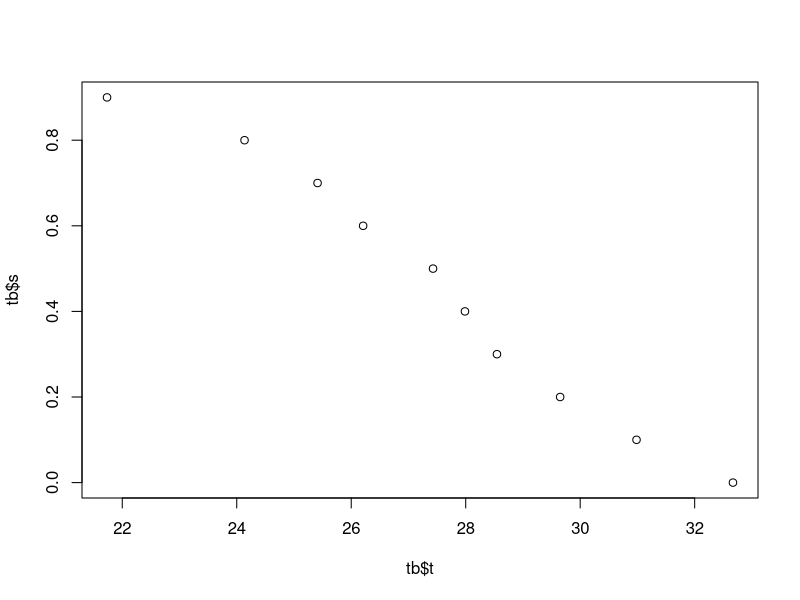
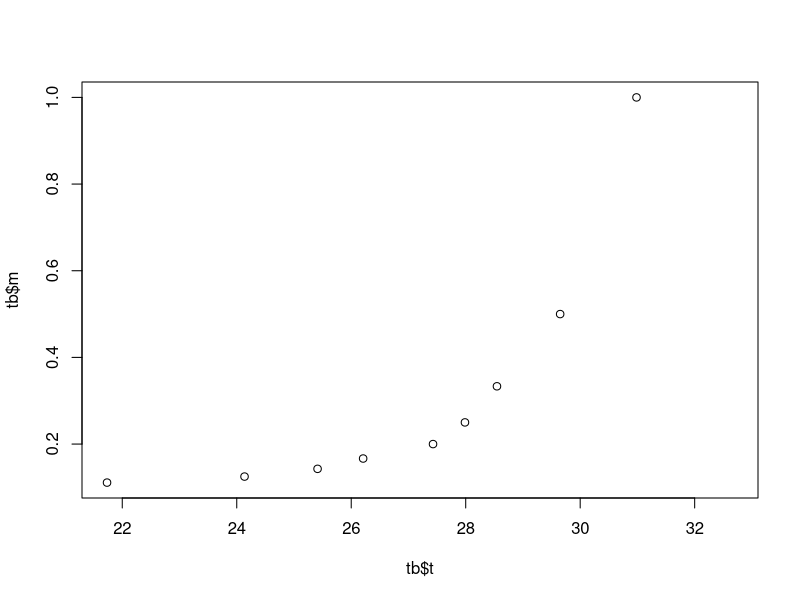
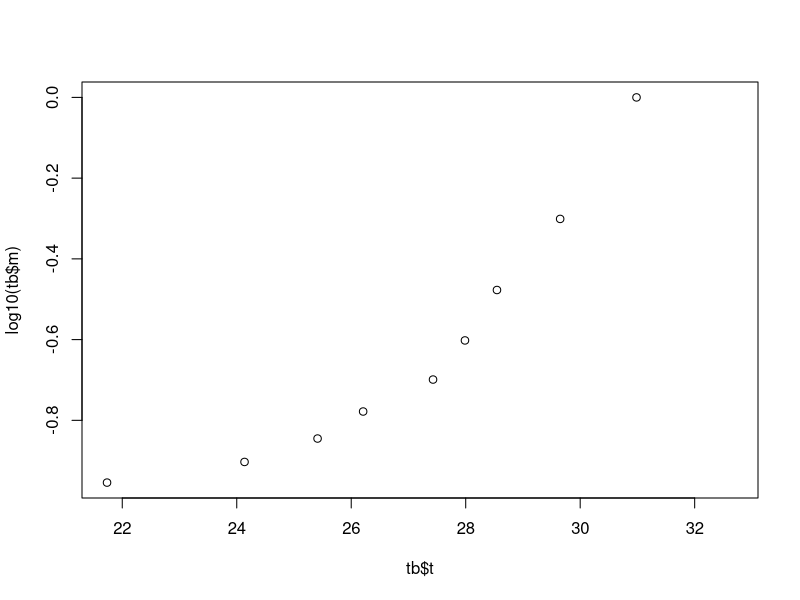
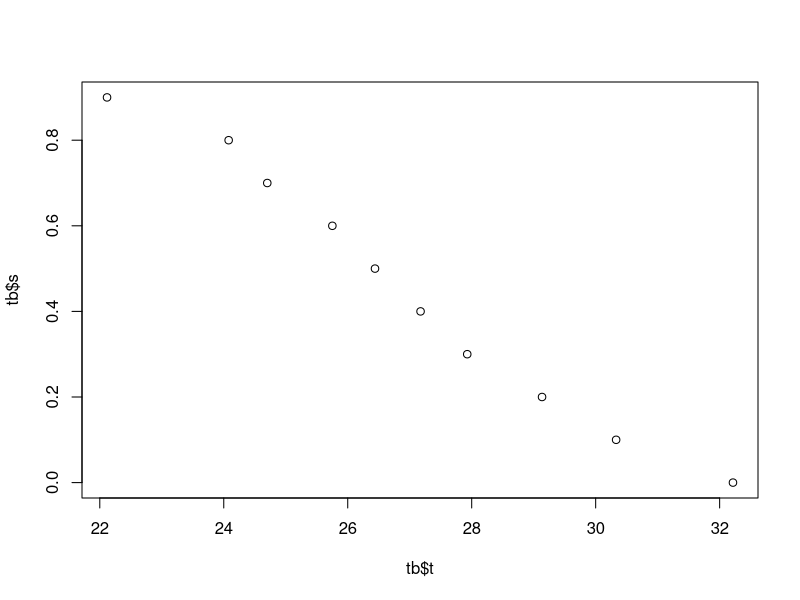
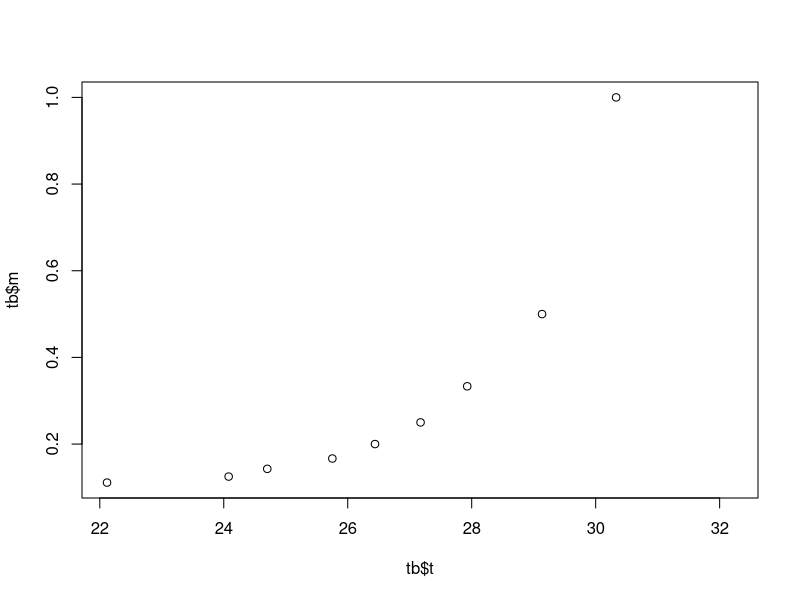
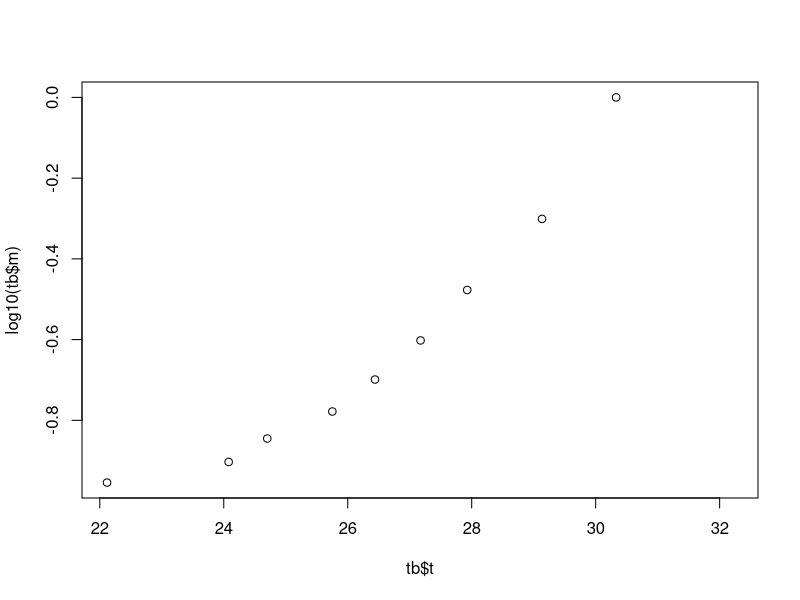
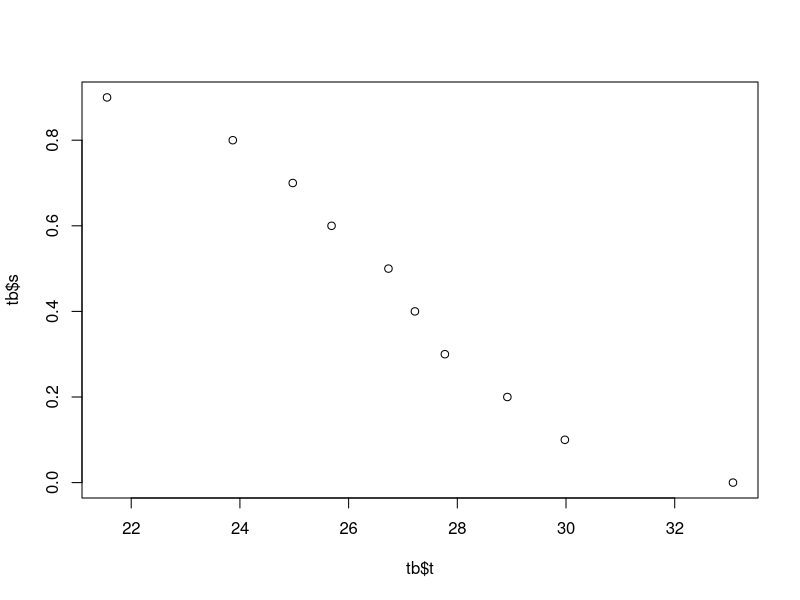
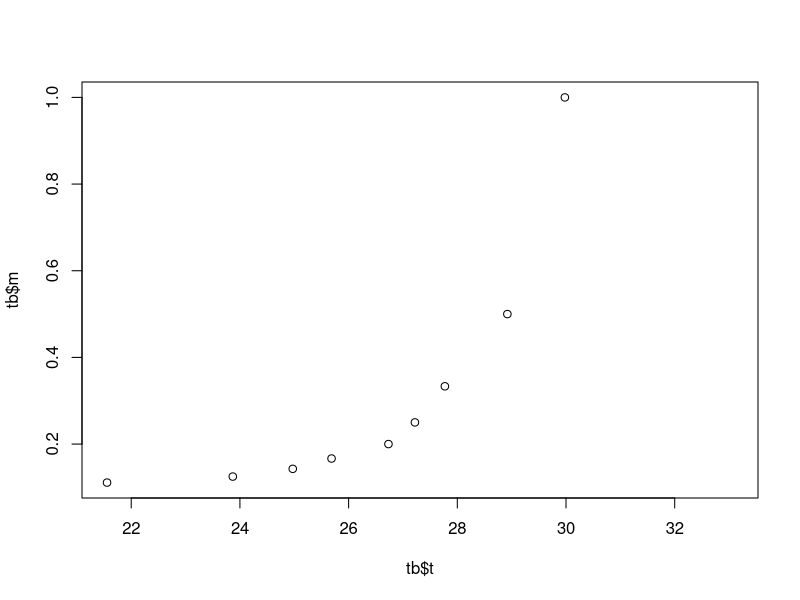

These charts were generated, in order, by the following R code:
# 2013 April 15
# regular network, fixed network

# Compare power-law, poisson, and regular network model of aging. 

rm(list=ls());

calculate.s.m = function( lifespan, bin.size=10 ){ #lifespan is simulated data
   my.data = sort( lifespan[!is.na(lifespan)] );
   my.max = max(my.data)
   my.interval.size = bin.size
   deathFreq = c(NA, NA)
   for ( i in 1:round(length(my.data) / my.interval.size))  {
     sub = my.data[ ((i-1)* my.interval.size + 1) : (i* my.interval.size) ]
     deathFreq = rbind( deathFreq, c(mean(sub, na.rm=T), my.interval.size) )
   }
   deathFreq = data.frame(deathFreq)
   deathFreq = deathFreq[-1,] #remove NA
   #deathFreq       = table( my.data )
   deathCumulative = deathFreq
   for( i in 2:length(deathFreq[,1])) {
        deathCumulative[i, 2] = deathCumulative[i-1, 2] + deathCumulative[i, 2]                
   }
   tot = length(my.data)
   s = 1 - deathCumulative[,2]/tot
   currentLive  = tot - deathCumulative[,2]        
   m =  deathFreq[,2] / currentLive; 

   #list( s=s, t=unique(my.data));
   #ret = data.frame( cbind(s, m, unique(my.data)));
   ret = data.frame( cbind(s, m, deathFreq[,1]) );
   names(ret) = c("s", "m", "t");
   ret;
}

#test
lifespan = rnorm(1000, mean=100, sd=10)
ret = calculate.s.m(lifespan)

NSims = 20
CV = numeric(NSims)
mm = 20;  # numOfBlocks in a system
Npop = 1E2; # numOfSystems (individuals) 
#mymean = 0.1; 
#mysds = c(0.1, 0.3, 0.5, 1, 1.3, 1.5);
#mysds = c(0.2);
meanMu = 0.1

for ( sim in 1:NSims) {
#for ( mysd in mysds) { #sd loop
  #containers
  SystemAges = numeric(Npop);#store the lifespan for all individuals 
  BlockAges = numeric(mm) #buffer for temporary storage
 
 for( i in 1: Npop){  # i-th individual in the population
   
   nn = rep(50,mm) ; #regular network
   #n = rpois(m, 50); # numOfElements for each individual
   # this can be changed to power-law distribution

   for( j in 1:mm) {#Block loop
     #mu.vec strores the constant failure rates of elements
     #We are not sure whether mu.vec should be inside of Nop loop
     #mu.vec = rlnorm(n[j], mean=0.005, sd=1) #Element constant mortality rates
     
     #In GG01 paper, mu.vec are the same. 
     mu.vec = rep(meanMu, nn[j])
     ElementAges =  rexp(nn[j], rate=mu.vec);    
     
     #maximum of elelementAges -> BlackAges
     BlockAges[j] = round( max(ElementAges), 2 );  
  }
  SystemAges[i] = min(BlockAges)  
 }

CV[sim] = mean( SystemAges ) / sd(SystemAges )

tb = calculate.s.m( SystemAges )
head(tb)
plot( tb$s ~ tb$t)
plot(tb$m ~ tb$t)
plot(log10(tb$m) ~ tb$t)

#sub = tb[1:floor(length(tb[,1])/4), ]
#sub = tb[ tb$s > 0.25, ]
#with( sub, plot( m ~ t))
#with( sub, plot( s~ t ))

#sub$m[sub$m==0] = NA;  #remove zero for log operations
#plot (log(sub$m) ~ sub$t, main = paste("sd=", mysd) ) #plot the mortality ~ age

#} #sd loop
}#NSims loop
  
CV
